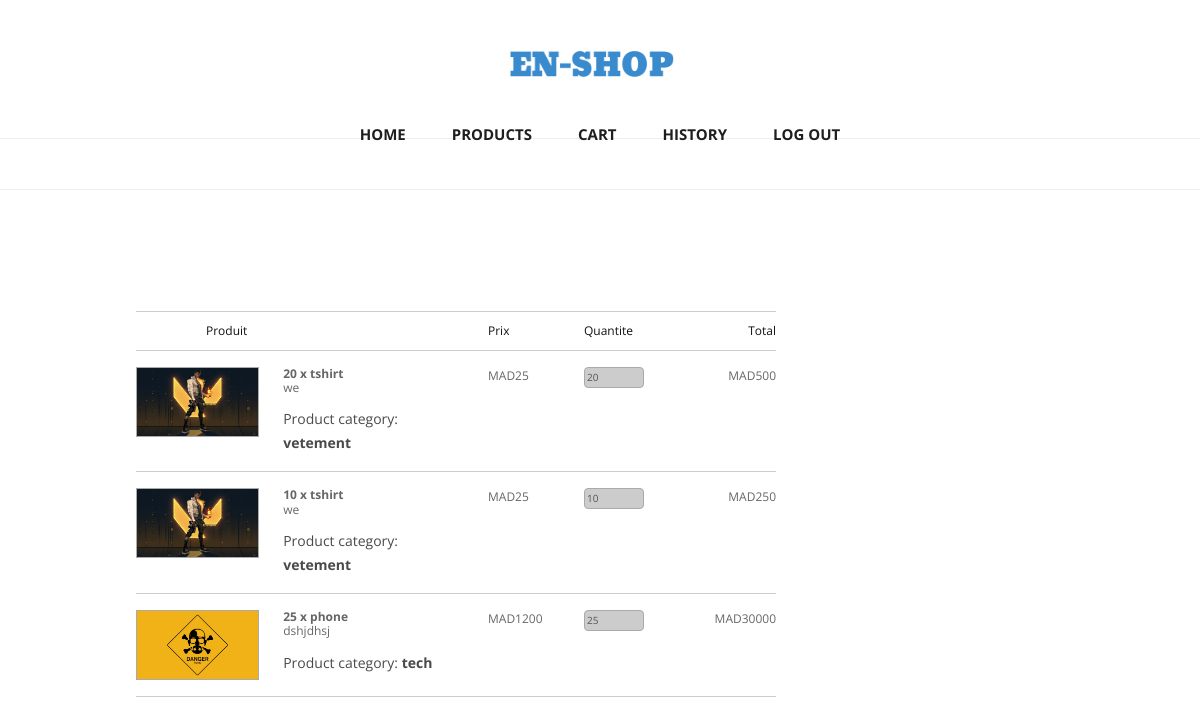
/web_project/carthistory.php (signed in), run on the app's committed database.
### tables this page shows
CREATE TABLE `command` (
  `idc` int(11) NOT NULL,
  `idp` int(11) NOT NULL,
  `orderDate` timestamp NOT NULL DEFAULT current_timestamp(),
  `quantity` int(11) NOT NULL,
  `isSaled` int(11) NOT NULL
);

CREATE TABLE `product` (
  `id` int(11) NOT NULL,
  `title` varchar(50) NOT NULL,
  `description` varchar(200) NOT NULL,
  `price` float NOT NULL,
  `imageLocation` varchar(200) DEFAULT NULL,
  `quantityInStore` int(11) DEFAULT 0,
  `category` varchar(50) DEFAULT NULL
);

### web_project/carthistory.php (the view, shortened to what this page needs)
<?php
require('connection.php');
?>
<!DOCTYPE html>
<html lang="en">
<head>
  <link href="vendor/bootstrap/css/bootstrap.min.css" rel="stylesheet">
  <link rel="stylesheet" href="assets/css/fontawesome.css">
  <link rel="stylesheet" href="assets/css/tooplate-main.css">
  <link rel="stylesheet" href="assets/css/owl.css">
  <link rel="stylesheet" href="cart_css.css">
</head>
<body>
  <nav class="navbar navbar-expand-lg navbar-dark bg-dark static-top">
    <div class="container">
      <a class="navbar-brand" href="index.php"><img style="max-width: 15%;margin-top: 0px;margin-bottom: 10px;" src="assets/images/header-logo.png" alt=""></a>
      <div class="collapse navbar-collapse" id="navbarResponsive">
        <ul class="navbar-nav ml-auto">
          <li class="nav-item">
            <a class="nav-link" href="index.php">Home
            </a>
          </li>
          <li class="nav-item">
            <a class="nav-link" href="products.php">Products</a>
          </li>
          <li class="nav-item">
            <a class="nav-link" href="cart.php">Cart</a>
          </li>
          <?php
          if (!empty(isset($_SESSION['id']))) {
            echo '<li class="nav-item"><a class="nav-link" href="carthistory.php">History</a></li>';
            echo '<li class="nav-item"><a class="nav-link" href="logout.php">Log out</a></li>';
          } else {
            echo '<li class="nav-item"><a class="nav-link" href="login.php">Login</a></li>';
            echo '<li class="nav-item"><a class="nav-link" href="register.php">Register</a></li>';
          }
          ?>
        </ul>
      </div>
    </div>
  </nav>
  <div class="featured-page">
    <div class="container">
      <main>
        <div class="basket">
          <div class="basket-labels">
            <ul>
              <li class="item item-heading">Produit</li>
              <li class="price">Prix</li>
              <li class="quantity">Quantite</li>
              <li class="subtotal">Total</li>
            </ul>
          </div>
          <?php
          $query = "SELECT c.idp, p.title, p.description, p.price, p.imageLocation,p.category, c.quantity  FROM command as c, product as p where c.idc = " . $_SESSION["id"] . " and c.isSaled = 1 and p.id = c.idp";
          $result = $conn->query($query);
          if ($result->num_rows > 0) {
            while ($row = $result->fetch_assoc()) {
              echo  '
      <div class="basket-product">
        <div class="item">
          <div class="product-image">
            <img src="image/' . $row['imageLocation'] . '"alt="Placholder Image 2" class="product-frame">
          </div>
          <div class="product-details">
            <h1><strong><span class="item-quantity">' . $row['quantity'] . '</span> x ' . $row['title'] . '</strong><br/>' . $row['description'] . '</h1>
            <p>Product category: <strong>' . $row['category'] . '</strong></p>
          </div>
        </div>
        <div class="price">' . $row['price'] . '</div>
        <div class="quantity">
          <input type="number" class="quantity-field" disabled value ="' . $row['quantity'] . '">
          <input type="text"  style="visibility: hidden;" value ="' . $row['idp'] . ' " name ="id">
        </div>
        <div class="subtotal">' . $row['price'] * $row['quantity'] . '</div>
      </div>';
            }
          }
          ?>
        </div>
      </main>
    </div>
  </div>
</body>
</html>

### web_project/assets/css/tooplate-main.css (style rules this page uses)
body { font-family: 'Roboto', sans-serif; transition: all 0.5s; }
p { margin-bottom: 0px; font-size: 14px; color: #4a4a4a; line-height: 24px; }
a { text-decoration: none!important; }
.navbar .navbar-brand { text-align: center; width: 100%; position: relative; padding: 25px 0px; }
.bg-dark { background-color: #fff!important; border-bottom: 1px solid #eee; }
#navbarResponsive { z-index: 999; position: absolute; left: 50%; top: 105px; transform: translateX(-50%); }
.navbar-dark .navbar-nav .nav-item { margin: 0px 15px; }
.navbar-dark .navbar-nav .nav-link { text-transform: uppercase; font-size: 15px; font-weight: 700; color: #1e1e1e; transition: all 0.5s; }
.navbar:after { width: 100%; height: 1px; background-color: #eee; content: ''; position: absolute; left: 0; bottom: -52px; }
.featured-page { margin-top: 130px; margin-bottom: 40px; }

### web_project/cart_css.css (style rules this page uses)
html, html a { -webkit-font-smoothing: antialiased; text-shadow: 1px 1px 1px rgba(0, 0, 0, 0.004); }
body { background-color: #fff; color: #666; font-family: 'Open Sans', sans-serif; font-size: 62.5%; margin: 0 auto; }
a { border: 0 none; outline: 0; text-decoration: none; }
strong { font-weight: bold; }
p { margin: 0.75rem 0 0; }
h1 { font-size: 0.75rem; font-weight: normal; margin: 0; padding: 0; }
input, button { border: 0 none; outline: 0 none; }
img, .basket-module, .basket-labels, .basket-product { width: 100%; }
input, button, .basket, .basket-module, .basket-labels, .item, .price, .quantity, .subtotal, .basket-product, .product-image, .product-details { float: left; }
.price:before, .subtotal:before, .subtotal-value:before, .total-value:before, .promo-value:before { content: 'MAD'; }
main { clear: both; font-size: 0.75rem; margin: 0 auto; overflow: hidden; padding: 1rem 0; width: 960px; }
.basket, aside { padding: 0 1rem; -webkit-box-sizing: border-box; -moz-box-sizing: border-box; box-sizing: border-box; }
.basket { width: 70%; }
.basket-labels { border-top: 1px solid #ccc; border-bottom: 1px solid #ccc; margin-top: 1.625rem; }
ul { list-style: none; margin: 0; padding: 0; }
li { color: #111; display: inline-block; padding: 0.625rem 0; }
li.price:before, li.subtotal:before { content: ''; }
.item { width: 55%; }
.price, .quantity, .subtotal { width: 15%; }
.subtotal { text-align: right; }
.item-heading { padding-left: 4.375rem; -webkit-box-sizing: border-box; -moz-box-sizing: border-box; box-sizing: border-box; }
.basket-product { border-bottom: 1px solid #ccc; padding: 1rem 0; position: relative; }
.product-image { width: 35%; }
.product-details { width: 65%; }
.product-frame { border: 1px solid #aaa; }
.product-details { padding: 0 1.5rem; -webkit-box-sizing: border-box; -moz-box-sizing: border-box; box-sizing: border-box; }
.quantity-field { background-color: #ccc; border: 1px solid #aaa; border-radius: 4px; font-size: 0.625rem; padding: 2px; width: 3.75rem; }

### data on the page
command: idp.imageLocation (picture), quantity "20", idp.title "tshirt", idp.description "we", idp.category "vetement", idp.price "25", $row['price'] * $row['quantity'] "500"
command: idp.imageLocation (picture), quantity "10", idp.title "tshirt", idp.description "we", idp.category "vetement", idp.price "25", $row['price'] * $row['quantity'] "250"
command: idp.imageLocation (picture), quantity "25", idp.title "phone", idp.description "dshjdhsj", idp.category "tech", idp.price "1200", $row['price'] * $row['quantity'] "30000"
